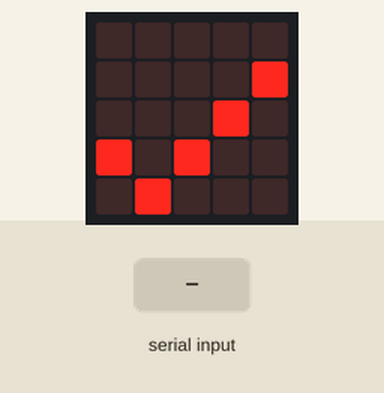
Bench run of a program on a simulated BBC micro:bit running MicroPython. Parts: the board's 5×5 LED display. The inputs (shaded band) are chosen by the test bench. What the program prints to the serial console is not drawn.

Above: at 4.2 s.
4.3 s: "{" typed at the serial console, then Enter
At 4.48 s:
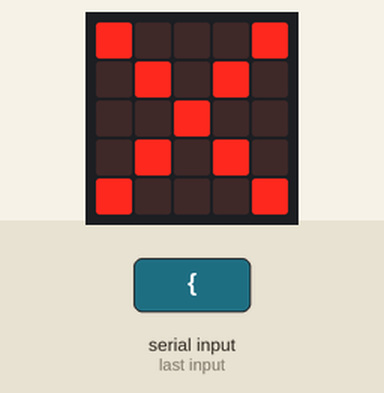
Timing chart, 0 to 7.3 s (numbered marks = the images above; inputs shaded):
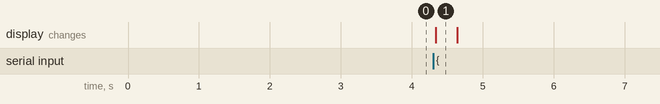

Measured:
- after the input at 4.3 s, the display: changes at once (image 1)

The program:

P5_hello.py
```python
from microbit import *

DEVICE_ID = "microbit-01"
DEVICE_TYPE = "microbit"

def dumps(obj):
    if isinstance(obj, dict):
        items = []
        for k in sorted(obj.keys()):
            items.append(dumps(k) + ":" + dumps(obj[k]))
        return "{" + ",".join(items) + "}"
    if isinstance(obj, str):
        s = obj.replace("\\", "\\\\").replace('"', '\\"')
        return '"' + s + '"'
    if isinstance(obj, bool):
        return "true" if obj else "false"
    if obj is None:
        return "null"
    if isinstance(obj, (int, float)):
        return str(obj)
    return "null"

def loads(text):
    text = text.strip()
    if not text.startswith("{"):
        return None
    text = text.replace("true", "True").replace("false", "False").replace("null", "None")
    return eval(text)

uart.init(baudrate=115200)
display.show(Image.YES)

hello_frame = dumps({
    "type": "hello",
    "device_id": DEVICE_ID,
    "device_type": DEVICE_TYPE,
    "ts": running_time(),
}) + "\n"

for _ in range(3):
    uart.write(hello_frame)
    sleep(1000)

buf = ""
while True:
    if uart.any():
        ch = uart.read(1)
        if ch:
            c = chr(ch[0])
            if c == "\n":
                try:
                    cmd = loads(buf)
                    if cmd and cmd.get("command") == "echo":
                        display.show(Image.HEART)
                        params = cmd.get("params", {})
                        text = params.get("text", "") if isinstance(params, dict) else ""
                        uart.write(dumps({
                            "type": "echo_ack",
                            "device_id": DEVICE_ID,
                            "text": text,
                            "ts": running_time(),
                        }) + "\n")
                        sleep(200)
                        display.show(Image.YES)
                except Exception:
                    display.show(Image.NO)
                    sleep(300)
                    display.show(Image.YES)
                buf = ""
            else:
                buf += c
    sleep(20)
```
